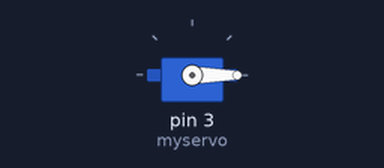
This sketch was run on a simulated Arduino Uno, built with avr-gcc and run on an emulated ATmega328P. Shown: servo.

Above: at 0.05 s.
At 4.25 s:
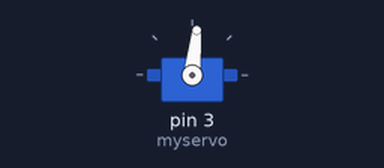
At 8.55 s:
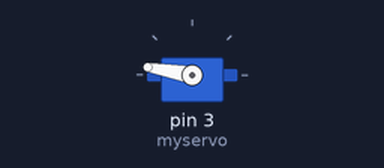
At 17.15 s:
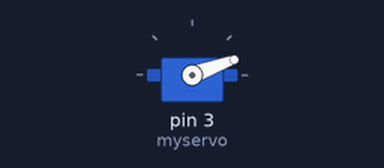
Timing chart, 0 to 23.5 s (numbered marks = the images above):
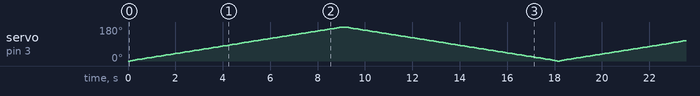

The sketch:

servo-motor.ino
```cpp
/*  Interfacing and controlling direction of Servo Motor*/


#include <Servo.h>          // Arduino library file for Servo motor;
Servo myservo;              //define object for motor;
int i;
int j;

void setup()
{
  myservo.attach(3);      //pin functionality using user object;
}

void loop()
{
  // myservo.write(180);
  // delay(2000);
  for (i = 0; i < 181; i = i + 2)
  {
    myservo.write(i);
    delay (100);
  }
  for (j = 180; j > 0; j = j - 2)
  {
    myservo.write(j);
    delay (100);
  }

}
```
